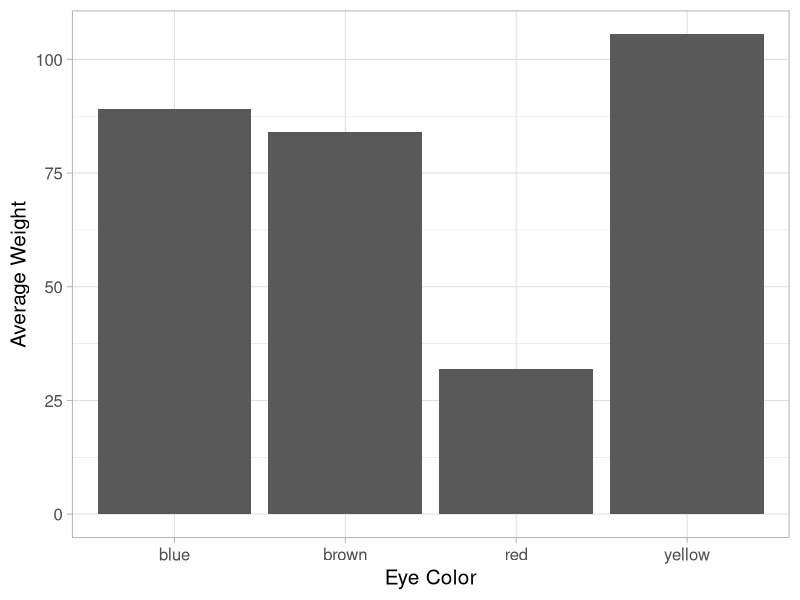

Recreate this plot in R.
## ---- chunk 1
#https://raw.githubusercontent.com/stat-lu/dataviz/main/template.Rmd"
## ---- chunk 2
# Setup options for R Markdown
knitr::opts_chunk$set(
  echo       = FALSE,    # Do not print code
  warning    = FALSE,    # Suppress warnings
  message    = FALSE,    # Suppress messages
  fig.align  = "center", # Center figures
  fig.width  = 2.7,      # Good standard figure width for single-panel figures
  fig.height = 2.4       # Good standard figure height for single-panel figures
)

library(tidyverse)

# Set a theme for ggplot2
theme_set(theme_light(base_size = 15))

# Set options
options(
  digits = 3, # limit the number of significant digits
  width  = 63 # limit the width of code output
)
## ---- chunk 3
starwars_tatooine_summary <-
  starwars %>% 
  filter(homeworld == "Tatooine") %>% 
  drop_na(any_of("mass")) %>% 
  group_by(eye_color) %>% 
  summarize(avg_mass = mean(mass))
## ---- chunk 4
ggplot(starwars_tatooine_summary, aes(eye_color, avg_mass)) +
  geom_col() +
  xlab("Eye Color") +
  ylab("Average Weight")
## ---- chunk 5
knitr::kable(table4a)
## ---- chunk 6
table4a_tidy <-
  table4a %>%
  pivot_longer(
    c("1999", "2000"), 
    names_to = "year", 
    values_to = "cases"
  )
## ---- chunk 7
knitr::kable(table4a_tidy)
## ---- chunk 8
table4b_tidy <-
  table4b %>%
  pivot_longer(
    c("1999", "2000"), 
    names_to = "year", 
    values_to = "population"
  )
## ---- chunk 9
knitr::kable(table4b_tidy)
## ---- chunk 10
table4 <- left_join(table4b_tidy, table4a_tidy)
table4 %>% mutate(rate = cases/population)
